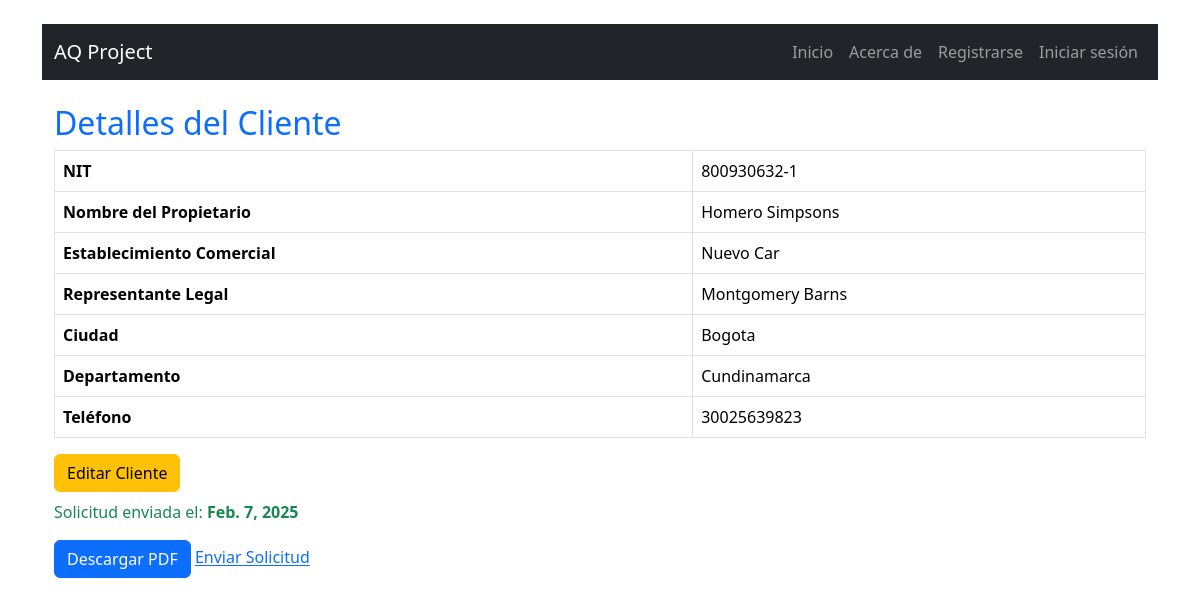
/clientes/clientes/ver/1/, run on an earlier commit of the app's database.
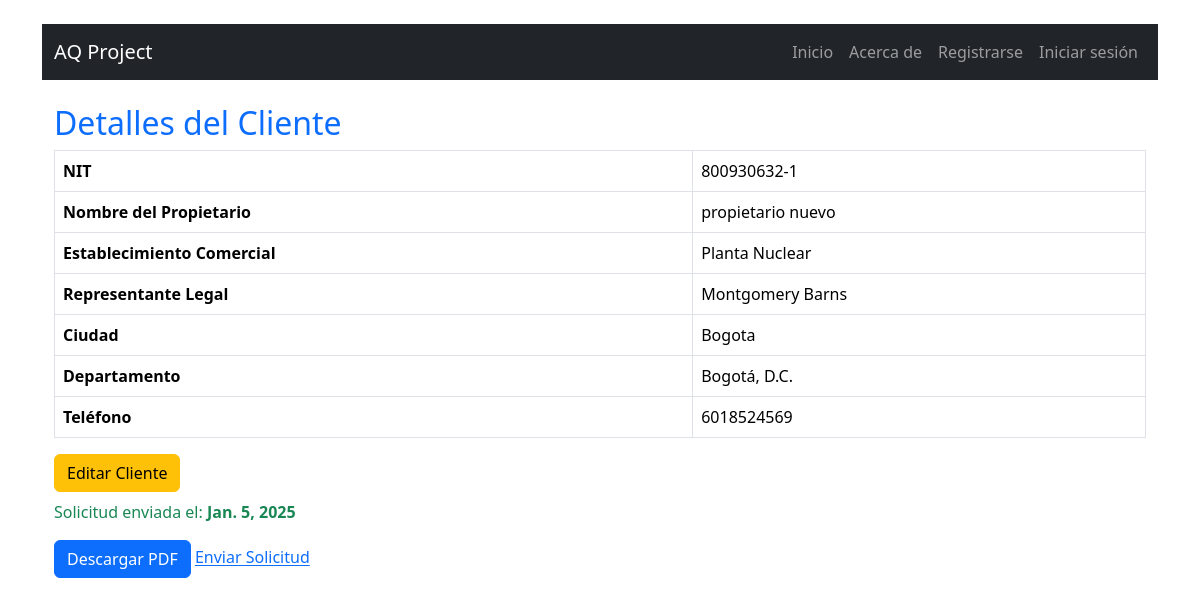
And on a later commit of the database.
### solicitudes/models.py (models this page shows, shortened)
class Cliente(models.Model):
    nit = models.CharField(max_length=20, unique=True)  # Nit único
    nombre_propietario = models.CharField(max_length=100)
    nombre_establecimiento = models.CharField(max_length=100)
    representante_legal = models.CharField(max_length=100)
    cedula_ciudadania = models.CharField(max_length=20)
    ciudad = models.CharField(max_length=100)
    departamento = models.CharField(max_length=100)
    direccion = models.CharField(max_length=200)
    representante_organismo = models.CharField(max_length=100)
    cargo = models.CharField(max_length=50)
    telefono_fijo = models.CharField(max_length=20, blank=True, null=True)
    telefono_celular = models.CharField(max_length=20)
    correo_electronico = models.EmailField()
    nivel_cea = models.CharField(max_length=50, choices=NIVELES_CEA)
    cantidad_vehiculos = models.IntegerField(null=True, blank=True)
    cantidad_instructores = models.IntegerField(null=True, blank=True)
    categorias_certificar = models.ManyToManyField(Categoria, blank=True)
    certificado_conformidad = models.CharField(max_length=2, choices=CERTIFICADO_CONFORMIDAD_CHOICES, default="No")
    nombre_ente_certificador = models.CharField(max_length=100, blank=True, null=True)  # Se llena si es "Sí"
    fecha_solicitud = models.DateField(null=True, blank=True)  # Se establece solo cuando se envía la solicitud
    observaciones = models.TextField(blank=True, null=True)

### solicitudes/views.py (the view)
# urls.py: path('clientes/ver/<int:cliente_id>/', views.ver_cliente, name='ver_cliente'),
def ver_cliente(request, cliente_id):
    cliente = get_object_or_404(Cliente, id=cliente_id)
    return render(request, 'solicitudes/ver_cliente.html', {'cliente': cliente})

### solicitudes/templates/solicitudes/ver_cliente.html (shortened to what this page needs)
<!DOCTYPE html>
<html lang="es">
<head>
    <link rel="stylesheet" href="https://cdn.jsdelivr.net/npm/bootstrap@5.3.0/dist/css/bootstrap.min.css">
</head>
{% extends 'layouts/base.html' %}
{% block content %}
<body class="container mt-4">
    <h2 class="text-primary">Detalles del Cliente</h2>
    <table class="table table-bordered">
        <tr>
            <th>NIT</th>
            <td>{{ cliente.nit }}</td>
        </tr>
        <tr>
            <th>Nombre del Propietario</th>
            <td>{{ cliente.nombre_propietario }}</td>
        </tr>
        <tr>
            <th>Establecimiento Comercial</th>
            <td>{{ cliente.nombre_establecimiento }}</td>
        </tr>
        <tr>
            <th>Representante Legal</th>
            <td>{{ cliente.representante_legal }}</td>
        </tr>
        <tr>
            <th>Ciudad</th>
            <td>{{ cliente.ciudad }}</td>
        </tr>
        <tr>
            <th>Departamento</th>
            <td>{{ cliente.departamento }}</td>
        </tr>
        <tr>
            <th>Teléfono</th>
            <td>{{ cliente.telefono_celular }}</td>
        </tr>
    </table>
    <div class="mt-3">
        <a href="{% url 'editar_cliente' cliente.id %}" class="btn btn-warning">Editar Cliente</a>
        {% if not cliente.fecha_solicitud %}
            <form action="{% url 'enviar_solicitud' cliente.id %}" method="post" class="d-inline">
                {% csrf_token %}
                <button type="submit" class="btn btn-success">Enviar Solicitud</button>
            </form>
        {% else %}
            <p class="text-success mt-2">Solicitud enviada el: <strong>{{ cliente.fecha_solicitud }}</strong></p>
            <a href="{% url 'generar_solicitud_pdf' cliente.id %}" class="btn btn-primary">Descargar PDF</a>
            <a href="{% url 'enviar_solicitud' cliente.id %}">Enviar Solicitud</a>
        {% endif %}
    </div>
</body>
{% endblock %}

What changed in the data, as far as the page shows it:
changed Cliente "Montgomery Barns": nombre_propietario "Homero Simpsons" → "propietario nuevo"; nombre_establecimiento "Nuevo Car" → "Planta Nuclear"; departamento "Cundinamarca" → "Bogotá, D.C."; telefono_celular "30025639823" → "6018524569"; fecha_solicitud "Feb. 7, 2025" → "Jan. 5, 2025"
